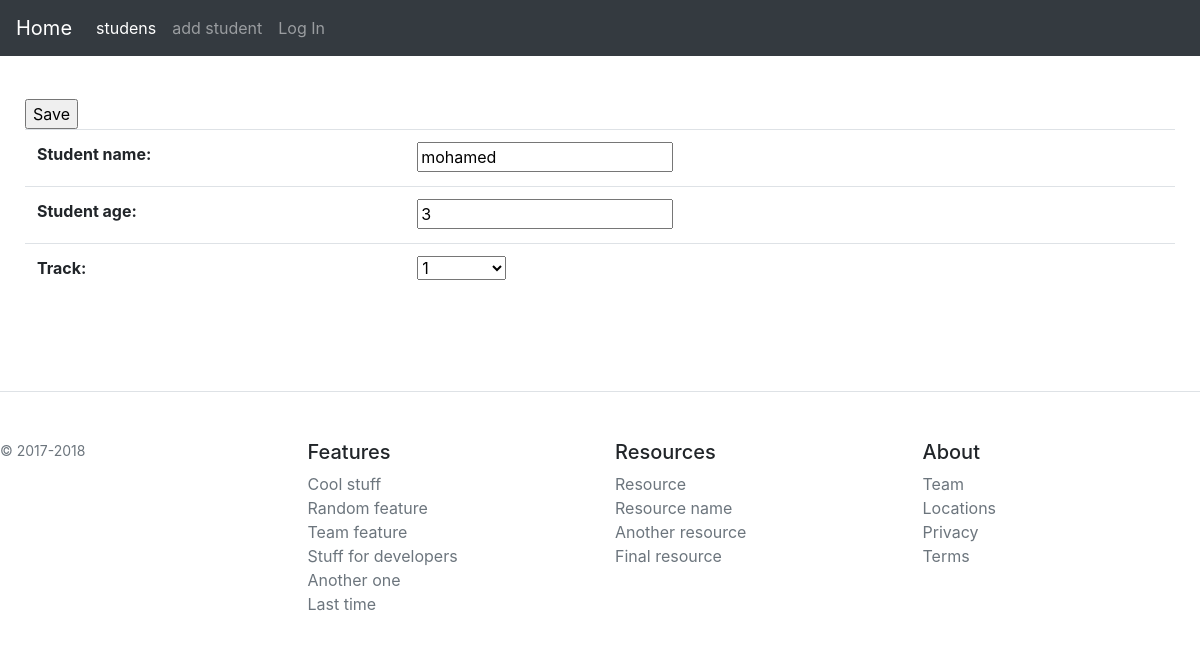
/students/12, run on the app's committed database.
### iti/models.py (models this page shows, shortened)
class Student (models.Model):
    student_name=models.CharField(max_length=50)
    student_age=models.IntegerField()
    track=models.ForeignKey(Track, on_delete=models.CASCADE)

### iti/views.py (the view)
# urls.py: path('students/<int:sid>', views.get_student, name='studentdetails'),
def get_student(request, sid):
    instance = get_object_or_404(Student, id=sid)
    form = AddStudent(request.POST or None , instance=instance)
    if request.POST:
        print("entered")
        if form.is_valid():
            print("")
            form.save()
            return HttpResponseRedirect("/students")
    return render(request, 'studentdetails.html', {'form': form})

### iti/forms.py
class AddStudent(forms.ModelForm):
    class Meta:
        model=Student
        fields=['student_name','student_age','track']

### iti/models.py (called while the page is built)
    def __str__(self):
        return f"{self.id}"

### iti/templates/studentdetails.html (shortened to what this page needs)
{% extends 'base.html'%} {% block content %}
<table class="table">
    <form action="" method="post">
      {{form}}
      <br>
      <input type="submit" value="Save">
    </form>
</table>
{% endblock %}

### iti/templates/base.html (style rules this page uses)
table { margin: 0 auto; }

### data on the page
Student: student_name "mohamed", student_age "3", track "1"
